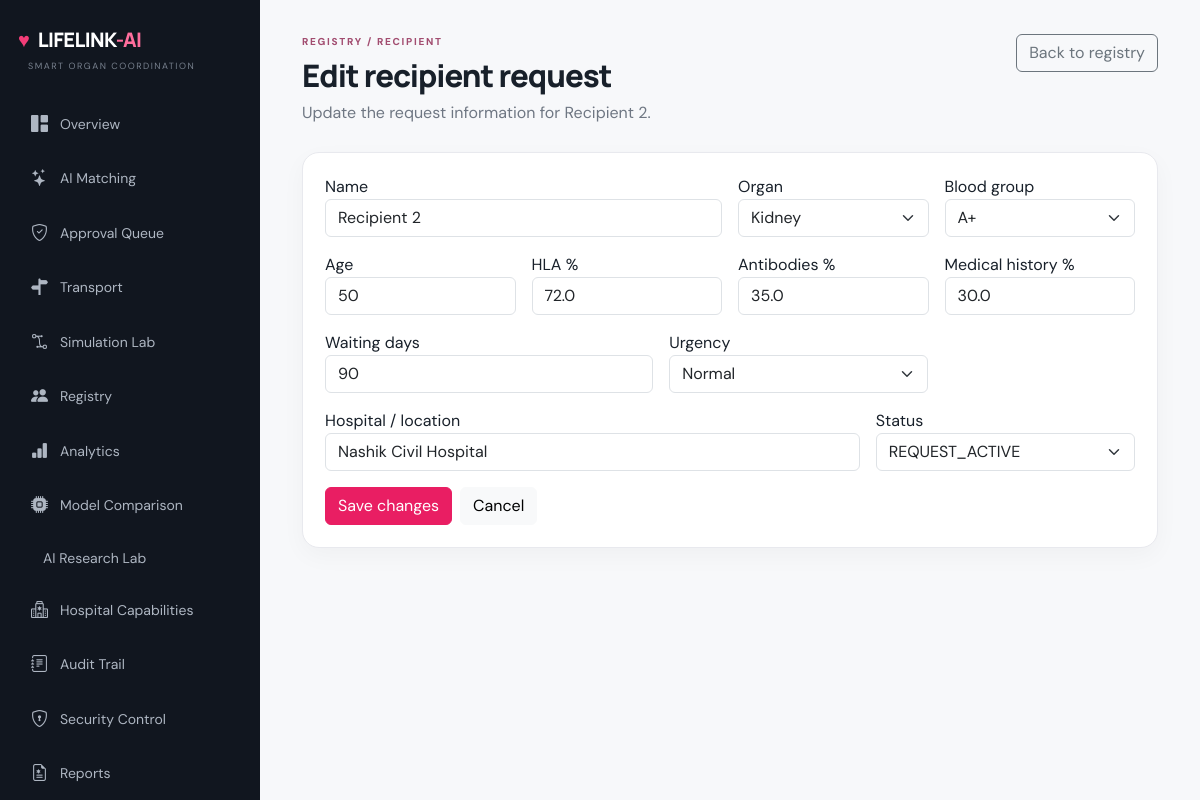
/recipient/2/edit (signed in), run on the app's committed database.
### app/models.py (models this page shows)
class Recipient(db.Model):
    id = db.Column(db.Integer, primary_key=True)
    name = db.Column(db.String(120), nullable=False)
    organ = db.Column(db.String(40), nullable=False)
    blood_group = db.Column(db.String(5), nullable=False)
    age = db.Column(db.Integer, nullable=False)
    hla_match = db.Column(db.Float, default=0)
    antibodies = db.Column(db.Float, default=0)
    medical_history = db.Column(db.Float, default=0)
    waiting_days = db.Column(db.Integer, default=0)
    location = db.Column(db.String(160), nullable=False)
    urgency = db.Column(db.String(20), default='Normal')
    status = db.Column(db.String(30), default='RECIPIENT_REGISTERED', index=True)
    doctor_approval = db.Column(db.String(20), default='PENDING')
    consent = db.Column(db.String(20), default='PENDING')
    approved_by_doctor = db.Column(db.Integer, db.ForeignKey('user.id'))
    doctor_decided_at = db.Column(db.DateTime)
    rejection_reason = db.Column(db.Text)
    activated_at = db.Column(db.DateTime)
    created_at = db.Column(db.DateTime, default=datetime.utcnow)

### app/routes.py (the view)
@bp.route('/recipient/<int:rid>/edit', methods=['GET','POST'])
@login_required
@require_page('manage')
def recipient_edit(rid):
    r=Recipient.query.get_or_404(rid)
    if request.method=='POST':
        for k,v in _recipient_form(request.form,r).items(): setattr(r,k,v)
        db.session.commit(); log('Recipient updated','Recipient',r.id,r.name); flash('Recipient request updated.','success'); return redirect(url_for('main.data'))
    return render_template('recipient_edit.html', recipient=r, organs=ORGANS, blood=BLOOD, **page_data())

### app/routes.py (called while the page is built)
@bp.before_app_request
def csrf_protect():
    if 'csrf_token' not in request.cookies:
        pass
    from flask import session
    if 'csrf_token' not in session: session['csrf_token']=secrets.token_urlsafe(32)
    if request.method=='POST' and request.endpoint not in {'main.login','main.register'}:
        token=(request.get_json(silent=True) or {}).get('_csrf') if request.is_json else request.form.get('_csrf')
        if not token or not secrets.compare_digest(token,session['csrf_token']): abort(400, description='Invalid or missing security token. Refresh the page and try again.')

def allowed(page): return current_user.role in PERMISSIONS and page in PERMISSIONS[current_user.role]

def require_page(page):
    def deco(fn):
        @wraps(fn)
        def wrapped(*a,**k):
            if not allowed(page): abort(403)
            return fn(*a,**k)
        return wrapped
    return deco

def page_data():
    unread=0
    if current_user.is_authenticated:
        unread=Notification.query.filter_by(user_id=current_user.id,is_read=False).count()
    return dict(active=request.endpoint or '', unread_notifications=unread)

### app/templates/recipient_edit.html
{% extends 'base.html' %}{% block title %}Edit Recipient · LifeLink-AI{% endblock %}{% block content %}<div class="topbar"><div><div class="eyebrow">REGISTRY / RECIPIENT</div><h1>Edit recipient request</h1><p class="muted">Update the request information for {{recipient.name}}.</p></div><a class="btn btn-outline-secondary" href="/data">Back to registry</a></div><div class="panel"><form method="post" class="row g-3">{% include '_recipient_form.html' %}<div class="col-12 d-flex gap-2"><button class="btn btn-primary">Save changes</button><a class="btn btn-light" href="/data">Cancel</a></div></form></div>{% endblock %}

### app/templates/_recipient_form.html
<div class="col-md-6"><label>Name</label><input required name="name" class="form-control" value="{{ recipient.name if recipient is defined else '' }}"></div><div class="col-md-3"><label>Organ</label><select name="organ" class="form-select">{% for o in organs %}<option {% if recipient is defined and recipient.organ==o %}selected{% endif %}>{{o}}</option>{% endfor %}</select></div><div class="col-md-3"><label>Blood group</label><select name="blood_group" class="form-select">{% for b in blood %}<option {% if recipient is defined and recipient.blood_group==b %}selected{% endif %}>{{b}}</option>{% endfor %}</select></div><div class="col-md-3"><label>Age</label><input required type="number" min="18" max="100" name="age" class="form-control" value="{{ recipient.age if recipient is defined else '' }}"></div><div class="col-md-3"><label>HLA %</label><input required type="number" min="0" max="100" name="hla_match" class="form-control" value="{{ recipient.hla_match if recipient is defined else '' }}"></div><div class="col-md-3"><label>Antibodies %</label><input required type="number" min="0" max="100" name="antibodies" class="form-control" value="{{ recipient.antibodies if recipient is defined else '' }}"></div><div class="col-md-3"><label>Medical history %</label><input required type="number" min="0" max="100" name="medical_history" class="form-control" value="{{ recipient.medical_history if recipient is defined else '' }}"></div><div class="col-md-5"><label>Waiting days</label><input required type="number" min="0" name="waiting_days" class="form-control" value="{{ recipient.waiting_days if recipient is defined else 0 }}"></div><div class="col-md-4"><label>Urgency</label><select name="urgency" class="form-select">{% for u in ['Routine','Normal','Urgent','Critical'] %}<option {% if recipient is defined and recipient.urgency==u %}selected{% elif recipient is not defined and u=='Normal' %}selected{% endif %}>{{u}}</option>{% endfor %}</select></div><div class="col-md-8"><label>Hospital / location</label><input required name="location" class="form-control" value="{{ recipient.location if recipient is defined else '' }}"></div>{% if recipient is defined %}<div class="col-md-4"><label>Status</label><select name="status" class="form-select"><option {% if recipient.status=='REQUEST_ACTIVE' %}selected{% endif %}>REQUEST_ACTIVE</option><option {% if recipient.status=='MATCHING' %}selected{% endif %}>MATCHING</option><option {% if recipient.status=='COMPLETED' %}selected{% endif %}>COMPLETED</option></select></div>{% endif %}{% if recipient is not defined %}<div class="col-12"><button class="btn btn-primary">Save recipient</button></div>{% endif %}

### app/static/css/style.css (style rules this page uses)
:root { --ink:#18202a;--muted:#6f7783;--line:#e8e9ee;--bg:#f7f8fa;--card:#fff;--pink:#e91e63;--pink2:#ad1457;--pink-soft:#fde8f0;--green:#11865a;--green-soft:#e7f7ef;--amber:#a46b00;--amber-soft:#fff5dc;--navy:#151a24 }
* { box-sizing:border-box }
body { margin:0;background:var(--bg);color:var(--ink);font-family:'DM Sans',sans-serif }
h1,h2,h3,h4,h5 { font-family:Manrope,sans-serif;font-weight:800 }
a { text-decoration:none;color:inherit }
.muted { color:var(--muted) }
.topbar { display:flex;justify-content:space-between;align-items:flex-start;margin-bottom:27px }
.eyebrow { font-size:10px;font-weight:800;letter-spacing:1.7px;color:#a24d70;margin-bottom:8px }
.topbar h1 { font-size:31px;letter-spacing:-1px;margin:0 0 7px }
.topbar p { margin:0 }
.panel { background:#fff;border:1px solid var(--line);border-radius:17px;padding:22px;box-shadow:0 8px 24px rgba(24,32,42,.035) }
.btn-primary { background:var(--pink);border-color:var(--pink) }

### data on the page
Recipient: name "Recipient 2", organ "Kidney", blood_group "A+", age "50", hla_match "72.0", antibodies "35.0", medical_history "30.0", waiting_days "90", urgency "Normal", location "Nashik Civil Hospital", status "REQUEST_ACTIVE"
